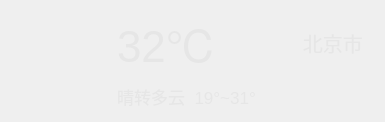
      <widget class="QWidget" name="widget_02" native="true">
       <property name="styleSheet">
        <string notr="true">color: rgb(230, 230, 230);</string>
       </property>
       <layout class="QHBoxLayout" name="horizontalLayout_11">
        <item>
         <layout class="QHBoxLayout" name="horizontalLayout_10">
          <item>
           <widget class="QLabel" name="label_tianqiicon">
            <property name="minimumSize">
             <size>
              <width>100</width>
              <height>100</height>
             </size>
            </property>
            <property name="maximumSize">
             <size>
              <width>100</width>
              <height>100</height>
             </size>
            </property>
            <property name="text">
             <string/>
            </property>
            <property name="pixmap">
             <pixmap resource="res.qrc">:/res/type/Qing.png</pixmap>
            </property>
            <property name="scaledContents">
             <bool>true</bool>
            </property>
           </widget>
          </item>
          <item>
           <layout class="QGridLayout" name="gridLayout_7">
            <item row="1" column="0">
             <widget class="QLabel" name="label_tianqi">
              <property name="font">
               <font>
                <pointsize>13</pointsize>
               </font>
              </property>
              <property name="text">
               <string>晴转多云  19°~31°</string>
              </property>
              <property name="alignment">
               <set>Qt::AlignCenter</set>
              </property>
             </widget>
            </item>
            <item row="0" column="0">
             <widget class="QLabel" name="label_wendu">
              <property name="font">
               <font>
                <family>Microsoft YaHei UI</family>
                <pointsize>33</pointsize>
                <italic>false</italic>
                <bold>false</bold>
               </font>
              </property>
              <property name="styleSheet">
               <string notr="true"/>
              </property>
              <property name="text">
               <string>32℃</string>
              </property>
             </widget>
            </item>
            <item row="0" column="2">
             <widget class="QLabel" name="label_city">
              <property name="minimumSize">
               <size>
                <width>30</width>
                <height>0</height>
               </size>
              </property>
              <property name="font">
               <font>
                <pointsize>15</pointsize>
               </font>
              </property>
              <property name="text">
               <string>北京市  </string>
              </property>
              <property name="alignment">
               <set>Qt::AlignRight|Qt::AlignTrailing|Qt::AlignVCenter</set>
              </property>
             </widget>
            </item>
            <item row="1" column="1">
             <spacer name="horizontalSpacer_2">
              <property name="orientation">
               <enum>Qt::Horizontal</enum>
              </property>
              <property name="sizeHint" stdset="0">
               <size>
                <width>40</width>
                <height>20</height>
               </size>
              </property>
             </spacer>
            </item>
           </layout>
          </item>
         </layout>
        </item>
       </layout>
      </widget>
